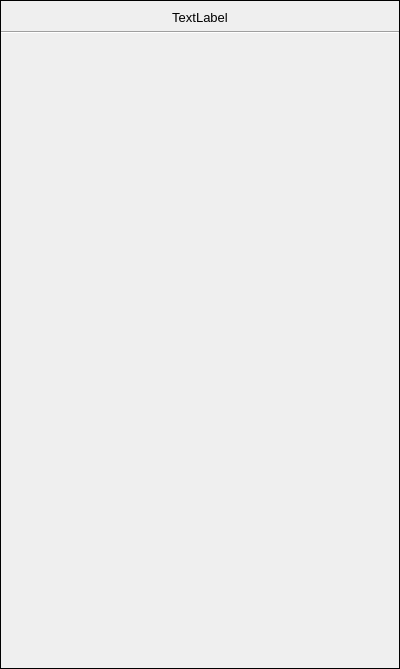
<?xml version="1.0" encoding="UTF-8"?>
<ui version="4.0">
 <class>WeekDay</class>
 <widget class="QFrame" name="WeekDay">
  <property name="geometry">
   <rect>
    <x>0</x>
    <y>0</y>
    <width>400</width>
    <height>669</height>
   </rect>
  </property>
  <property name="windowTitle">
   <string>WeekDay</string>
  </property>
  <property name="frameShape">
   <enum>QFrame::Box</enum>
  </property>
  <layout class="QVBoxLayout" name="verticalLayout">
   <property name="leftMargin">
    <number>0</number>
   </property>
   <property name="topMargin">
    <number>9</number>
   </property>
   <property name="rightMargin">
    <number>0</number>
   </property>
   <property name="bottomMargin">
    <number>0</number>
   </property>
   <item>
    <widget class="QLabel" name="label">
     <property name="sizePolicy">
      <sizepolicy hsizetype="Preferred" vsizetype="Fixed">
       <horstretch>0</horstretch>
       <verstretch>0</verstretch>
      </sizepolicy>
     </property>
     <property name="font">
      <font>
       <pointsize>10</pointsize>
      </font>
     </property>
     <property name="text">
      <string>TextLabel</string>
     </property>
     <property name="alignment">
      <set>Qt::AlignCenter</set>
     </property>
    </widget>
   </item>
   <item>
    <widget class="Line" name="line">
     <property name="orientation">
      <enum>Qt::Horizontal</enum>
     </property>
    </widget>
   </item>
   <item>
    <widget class="QWidget" name="events" native="true">
     <layout class="QGridLayout" name="eventLayout">
      <property name="topMargin">
       <number>0</number>
      </property>
      <property name="bottomMargin">
       <number>0</number>
      </property>
      <property name="spacing">
       <number>0</number>
      </property>
     </layout>
    </widget>
   </item>
   <item>
    <spacer name="verticalSpacer">
     <property name="orientation">
      <enum>Qt::Vertical</enum>
     </property>
     <property name="sizeHint" stdset="0">
      <size>
       <width>20</width>
       <height>40</height>
      </size>
     </property>
    </spacer>
   </item>
  </layout>
 </widget>
 <resources/>
 <connections/>
</ui>
